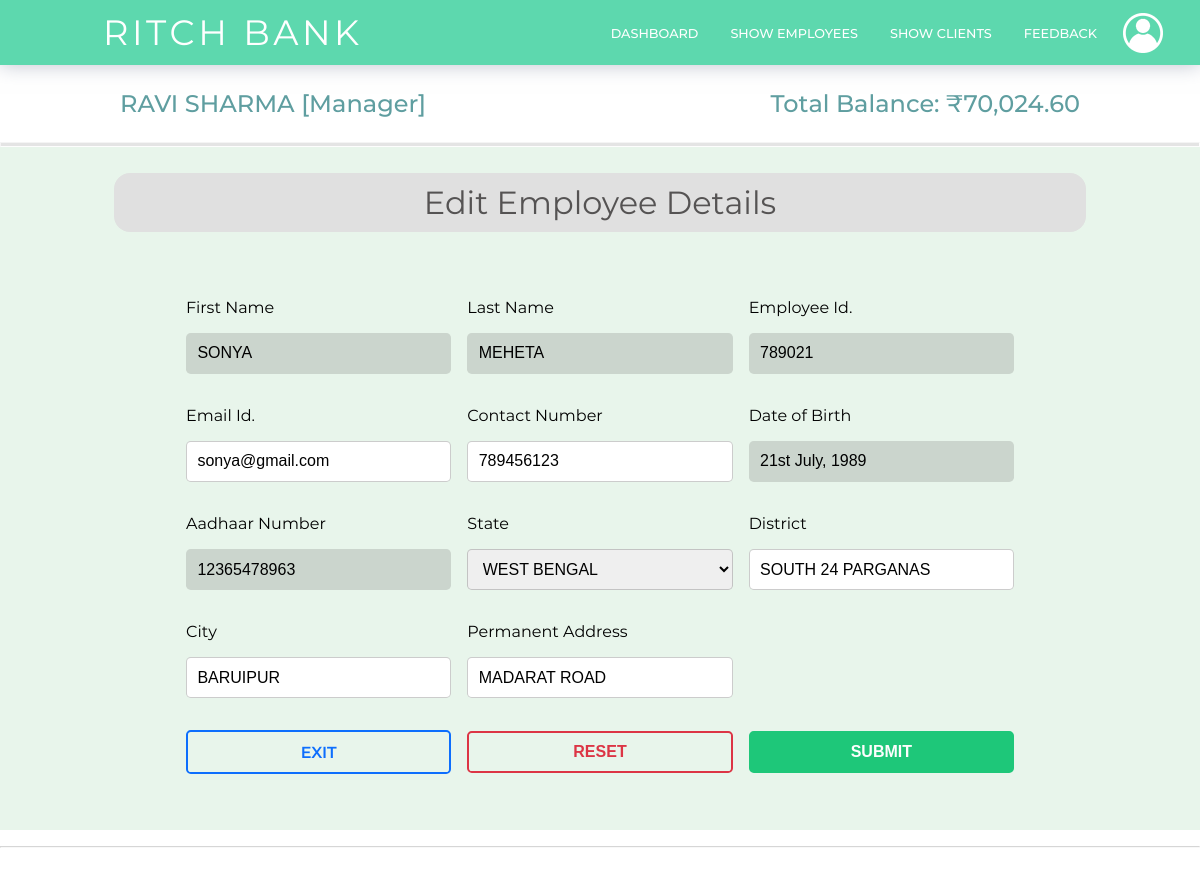
The page /manager/employee-details-edit.php?id=1 (signed in) on the database its author committed.
### tables this page shows
CREATE TABLE `managerlogin` (
  `id` int(4) NOT NULL,
  `first_name` varchar(50) NOT NULL,
  `last_name` varchar(50) NOT NULL,
  `email` varchar(50) NOT NULL,
  `password` varchar(255) NOT NULL
);

CREATE TABLE `employeeaccounts` (
  `id` int(50) NOT NULL,
  `first_name` varchar(50) NOT NULL,
  `last_name` varchar(50) NOT NULL,
  `email` varchar(50) NOT NULL,
  `password` varchar(255) NOT NULL,
  `contact_no` bigint(50) NOT NULL,
  `aadhaar_no` bigint(50) NOT NULL,
  `dob` date NOT NULL,
  `address` varchar(255) NOT NULL,
  `emp_id` bigint(50) NOT NULL,
  `city` varchar(50) NOT NULL,
  `district` varchar(50) NOT NULL,
  `state` varchar(50) NOT NULL,
  `date` datetime NOT NULL
);

### manager/employee-details-edit.php (the view, shortened to what this page needs)
<?php
    include "../backend/connect.php";
?>
<!DOCTYPE html>
<html>
<head>
    <link href = "../css/style.css" rel="stylesheet"></link>
</head>
<body>
    <header>
        <hi class="logo">RITCH BANK</hi>
        <nav>
            <ul>
                <li><a href="manager-dashboard.php">Dashboard</a></li>
                <li><a href="employee-list.php">Show Employees</a></li>
                <li><a href="client-list.php">Show Clients</a></li>
                <li><a href="#">Feedback</a></li>
            </ul>
        </nav>
        <div class="login">
            <ul>
                <li><a href="#/"><img class="profile-icon" src="../img/Profile-icon.png" alt="NO img"></a>
                </li>
            </ul>
        </div>
    </header>
    <main>
        <section class="breadcrumbs">
            <div class="breadcrumbs-title">
                <?php
                        $ar = $con->query("SELECT * FROM `managerLogin` WHERE `id` = '$_SESSION[managerId]' LIMIT 1");
                        $userData = $ar->fetch_assoc();
                        $arr = $con->query("SELECT SUM(`balance`) AS total_balance FROM `clientAccounts`");
                        $row = $arr->fetch_assoc();
                        echo "  <h2>".$userData['first_name']." ".$userData['last_name']." [Manager] </h2>
                                <h2>Total Balance:  <script>var balanceNav =".$row['total_balance'].";</script>
                                <span id='balanceNav'></span> </h2>";
                    ?>
            </div>
        </section>
        <hr class="breadcrumbs-hr">
        <section class="container-color-editform">
            <div class="container">
                <?php
                    $ar = $con->query("SELECT * FROM `employeeAccounts` WHERE `employeeAccounts`.`id` = '$_SESSION[editId]' LIMIT 1");
                    $userData = $ar->fetch_assoc();
                    if (isset($userData))
                    {
                        ?>
                            <h2>Edit Employee Details</h2>
                            <form action='../backend/form.php' method='POST' class='form-control'>
                                <div class='col'>
                                    <label class='form-label'>First Name</label>
                                    <input type='text' name='first_name' value="<?php echo $userData['first_name'] ?>" class='form-inputbar' readonly/>
                                </div>
                                <div class='col'>
                                    <label class='form-label'>Last Name</label>
                                    <input type='text' name='last_name' value="<?php echo $userData['last_name'] ?>" class='form-inputbar' readonly/>
                                </div>
                                <div class='col'>
                                    <label class='form-label'>Employee Id.</label>
                                    <input type='number' value="<?php echo $userData['emp_id'] ?>" class='form-inputbar' readonly/>
                                </div>
                                <div class='col'>
                                    <label class='form-label'>Email Id.</label>
                                    <input type='email' name='email' value="<?php echo $userData['email'] ?>"  class='form-inputbar' placeholder='eg. john@gmail.com' required/>
                                </div>
                                <div class='col'>
                                    <label class='form-label'>Contact Number</label>
                                    <input type='number' name='contact_no' value="<?php echo $userData['contact_no'] ?>" class='form-inputbar' placeholder='Enter valid contact number' required/>
                                </div>
                                <div class='col'>
                                    <label class='form-label'>Date of Birth</label>
                                    <input type='text' value="<?php $dob = date("jS F, Y", strtotime($userData['dob'])); echo $dob; ?>" class='form-inputbar' style="text-transform: none;" readonly/>
                                </div>
                                <div class='col'>
                                    <label class='form-label'>Aadhaar Number</label>
                                    <input type='number' value="<?php echo $userData['aadhaar_no'] ?>" class='form-inputbar' readonly/>
                                </div>
                                <div class='col'>
                                    <label class='form-label'>State</label>
                                    <select name='state' class='form-inputbar form-select' required>
                                        <option value="<?php echo $userData['state'] ?>"><?php echo $userData['state'] ?></option>
                                    </select>
                                </div>
                                <div class='col'>
                                    <label class='form-label'>District</label>
                                    <input type='text' name='district' value="<?php echo $userData['district'] ?>" class='form-inputbar' required/>
                                </div>
                                <div class='col'>
                                    <label class='form-label'>City</label>
                                    <input type='text' name='city' value="<?php echo $userData['city'] ?>" class='form-inputbar' placeholder='Enter City / Town' required/>
                                </div>
                                <div class='col'>
                                    <label class='form-label'>Permanent Address</label>
                                    <input type='text' name='address' value="<?php echo $userData['address'] ?>" class='form-inputbar' required/>
                                </div>
                                <div class='col'>
                                </div>
                                <div class='col'>
                                    <a href="manager-dashboard.php"><div class='form-inputbar btn' id='btn-form-exit' onclick="return checkSubmit()">Exit</div></a>
                                </div>
                                <div class='col'>
                                    <button type='reset' class='form-inputbar btn btn-delete' id='btn-form-reset' onclick='return checkDelete()'>Reset</button>
                                </div>
                                <div class='col'>
                                    <button type='submit' name='edit_employee' class='form-inputbar btn btn-view' id='btn-form-submit'>Submit</button>
                                </div>
                            </form>
                        <?php
                    }
                    else
                        echo "<script>alert('Employee Not Found.')</script>";
                ?>
            </div>
        </section>
        <hr>
    </main>
    <footer></footer>
</body>
</html>

### rows shown on the page
managerlogin: first_name "RAVI", last_name "SHARMA"
employeeaccounts: first_name "SONYA", last_name "MEHETA", emp "789021", email "sonya@gmail.com", contact_no "789456123", dob "21st July, 1989", aadhaar_no "12365478963", state "WEST BENGAL", district "SOUTH 24 PARGANAS", city "BARUIPUR", address "MADARAT ROAD"
